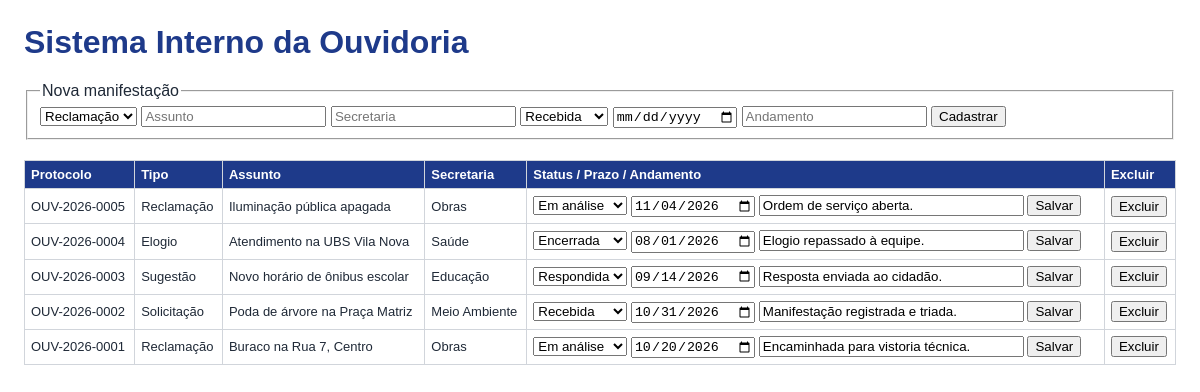
The app's page /sistema-interno/src/index.php with its own data.
### tables this page shows
CREATE TABLE manifestacoes (
  id               INT AUTO_INCREMENT PRIMARY KEY,
  protocolo        VARCHAR(20)  NOT NULL UNIQUE,
  tipo             VARCHAR(20)  NOT NULL,    
  assunto          VARCHAR(120) NOT NULL,
  secretaria       VARCHAR(80)  NOT NULL,
  status           VARCHAR(30)  NOT NULL,    
  data_abertura    DATE         NOT NULL,
  prazo_resposta   DATE         NOT NULL,
  ultimo_andamento VARCHAR(255) NOT NULL
);

### sistema-interno/src/index.php (the view, shortened to what this page needs)
<?php
function e($v) { return htmlspecialchars((string) $v, ENT_QUOTES, 'UTF-8'); }
try {
    $pdo = new PDO(
        'mysql:host=' . getenv('DB_HOST') . ';dbname=' . getenv('DB_NAME')
            . ';charset=utf8mb4',
        getenv('DB_USER'),
        getenv('DB_PASS'),
        [PDO::ATTR_ERRMODE => PDO::ERRMODE_EXCEPTION, PDO::ATTR_TIMEOUT => 5]
    );
    $lista = $pdo->query('SELECT * FROM manifestacoes ORDER BY id DESC')->fetchAll();
} catch (PDOException $ex) {
    error_log($ex->getMessage());
    $erro = 'Erro ao acessar o banco de dados.';
    $lista = [];
}
?>
<!DOCTYPE html>
<html lang="pt-BR">
<head>
</head>
<body>
  <h1>Sistema Interno da Ouvidoria</h1>
  <fieldset>
    <legend>Nova manifestação</legend>
    <form method="post">
      <select name="tipo">
        <option>Reclamação</option><option>Solicitação</option>
      </select>
      <input name="assunto" placeholder="Assunto" required maxlength="120">
      <input name="secretaria" placeholder="Secretaria" required maxlength="80">
      <select name="status"><option>Recebida</option><option>Em análise</option></select>
      <input type="date" name="prazo_resposta" required>
      <input name="ultimo_andamento" placeholder="Andamento" required maxlength="255">
      <button>Cadastrar</button>
    </form>
  </fieldset>
  <table>
    <tr><th>Protocolo</th><th>Tipo</th><th>Assunto</th><th>Secretaria</th>
        <th>Status / Prazo / Andamento</th><th>Excluir</th></tr>
    <?php foreach ($lista as $m): ?>
    <tr>
      <td><?= e($m['protocolo']) ?></td>
      <td><?= e($m['tipo']) ?></td>
      <td><?= e($m['assunto']) ?></td>
      <td><?= e($m['secretaria']) ?></td>
      <td>
        <form method="post" class="linha">
          <select name="status">
            <?php foreach (['Recebida', 'Em análise', 'Respondida', 'Encerrada'] as $s): ?>
              <option <?= $s === $m['status'] ? 'selected' : '' ?>><?= e($s) ?></option>
            <?php endforeach; ?>
          </select>
          <input type="date" name="prazo_resposta" value="<?= e($m['prazo_resposta']) ?>">
          <input name="ultimo_andamento" value="<?= e($m['ultimo_andamento']) ?>" size="30">
          <button>Salvar</button>
        </form>
      </td>
      <td>
        <form method="post" class="linha" onsubmit="return confirm('Excluir?')">
          <button>Excluir</button>
        </form>
      </td>
    </tr>
    <?php endforeach; ?>
  </table>
</body>
</html>

### sistema-interno/src/index.php (style rules this page uses)
body { font-family: Arial, sans-serif; margin: 24px; color: #1f2937; }
h1 { color: #1e3a8a; }
table { border-collapse: collapse; width: 100%; font-size: 13px; }
th, td { border: 1px solid #d1d5db; padding: 6px; text-align: left; }
th { background: #1e3a8a; color: #fff; }
form.linha { display: inline; }
fieldset { margin-bottom: 20px; }

### records on screen
manifestacoes: protocolo "OUV-2026-0005", tipo "Reclamação", assunto "Iluminação pública apagada", secretaria "Obras", prazo_resposta "11/04/2026", ultimo_andamento "Ordem de serviço aberta."
manifestacoes: protocolo "OUV-2026-0004", tipo "Elogio", assunto "Atendimento na UBS Vila Nova", secretaria "Saúde", prazo_resposta "08/01/2026", ultimo_andamento "Elogio repassado à equipe."
manifestacoes: protocolo "OUV-2026-0003", tipo "Sugestão", assunto "Novo horário de ônibus escolar", secretaria "Educação", prazo_resposta "09/14/2026", ultimo_andamento "Resposta enviada ao cidadão."
manifestacoes: protocolo "OUV-2026-0002", tipo "Solicitação", assunto "Poda de árvore na Praça Matriz", secretaria "Meio Ambiente", prazo_resposta "10/31/2026", ultimo_andamento "Manifestação registrada e triada."
manifestacoes: protocolo "OUV-2026-0001", tipo "Reclamação", assunto "Buraco na Rua 7, Centro", secretaria "Obras", prazo_resposta "10/20/2026", ultimo_andamento "Encaminhada para vistoria técnica."

### other values on screen
form field status "Em análise"
form field status "Encerrada"
form field status "Respondida"
form field status "Recebida"
